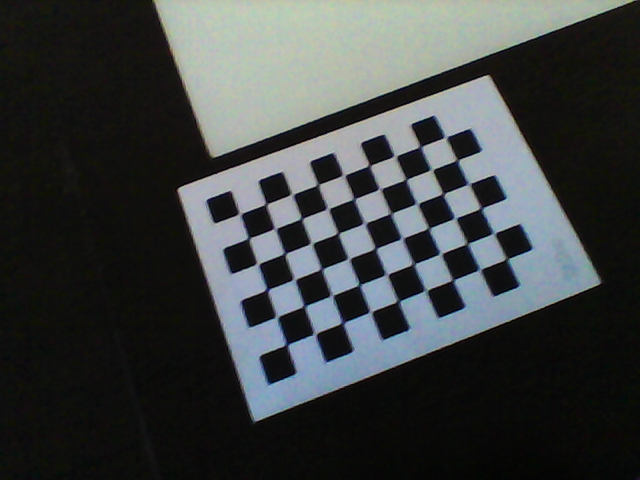
#> input picture dataset/1.png, 640 x 480 px; its folder holds 4 pictures in this run
$ python prueba.py
#> lines starting #> are read from the running program, lines starting #| are printed output that depends on the picture
import cv2
import numpy as np
import glob
# Dataset dir and img format
DATA_DIR = "dataset"
IMG_FORMAT = "/*.png"
# Tamaño del patrón de ajedrez (número de esquinas internas por fila y columna)
CHESSBOARD_SIZE = (6, 9)  # Ajusta según tu patrón
SQUARE_SIZE = 29  # Tamaño de cada cuadro en mm (ajustar según tu patrón)

# Criterios de precisión para el algoritmo de detección de esquinas
criteria = (cv2.TERM_CRITERIA_EPS + cv2.TERM_CRITERIA_MAX_ITER, 30, 0.001)

# Puntos 3D en el espacio real del ajedrez (coordenadas en milímetros)
objp = np.zeros((CHESSBOARD_SIZE[0] * CHESSBOARD_SIZE[1], 3), np.float32)
objp[:, :2] = np.mgrid[0:CHESSBOARD_SIZE[0], 0:CHESSBOARD_SIZE[1]].T.reshape(-1, 2) * SQUARE_SIZE

# Listas para almacenar puntos 3D (mundo real) y puntos 2D (imagen)
objpoints = []  # Puntos 3D
imgpoints = []  # Puntos 2D detectados en las imágenes

# Cargar todas las imágenes de la carpeta "datasheet/"
images = glob.glob(DATA_DIR + IMG_FORMAT)

img = cv2.imread(images[0])  # Leer la primera imagen
#> img is the input picture: shape (480, 640, 3); mean B, G, R 65.5, 65.5, 61.6
height, width = img.shape[:2]  # Obtener dimensiones
#> height = 480; width = 640
image_shape = (width, height)  # OpenCV usa (ancho, alto)
#> image_shape = (640, 480)

for fname in images:
    img = cv2.imread(fname)
    gray = cv2.cvtColor(img, cv2.COLOR_BGR2GRAY)
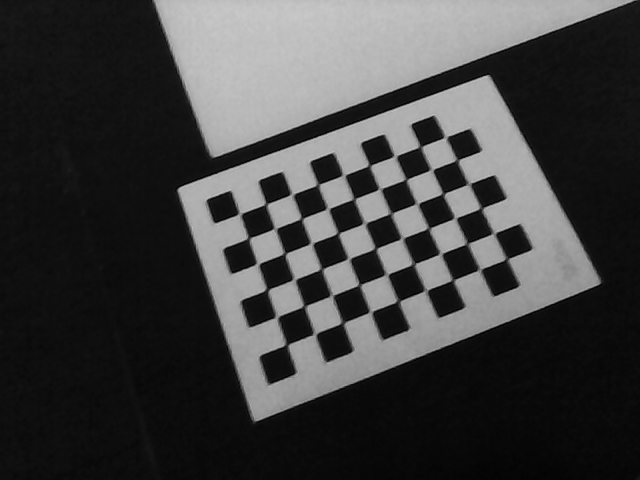
#> gray: shape (480, 640); min 0, max 202, mean 64.3

    # Buscar esquinas del patrón de ajedrez
    ret, corners = cv2.findChessboardCorners(gray, CHESSBOARD_SIZE, None)
#> ret = True; corners = 54 rows, first 8: [287.9, 345.1], [276.5, 317], [268.4, 290.3], [257.5, 264], [248.4, 238], [238.4, 213.2], [316.4, 334.5], [303.3, 305.2]

    if ret:  # Si se encontraron las esquinas
        objpoints.append(objp)
        refined_corners = cv2.cornerSubPix(gray, corners, (11, 11), (-1, -1), criteria)
#> refined_corners = 54 rows, first 8: [286.5, 344.6], [276.6, 317], [267.1, 289.7], [257.6, 263.8], [248.6, 238.3], [239.8, 213.9], [314.6, 333.9], [304.2, 306.2]
        imgpoints.append(refined_corners)
#> pass 2 of the loop `for fname in images:`:
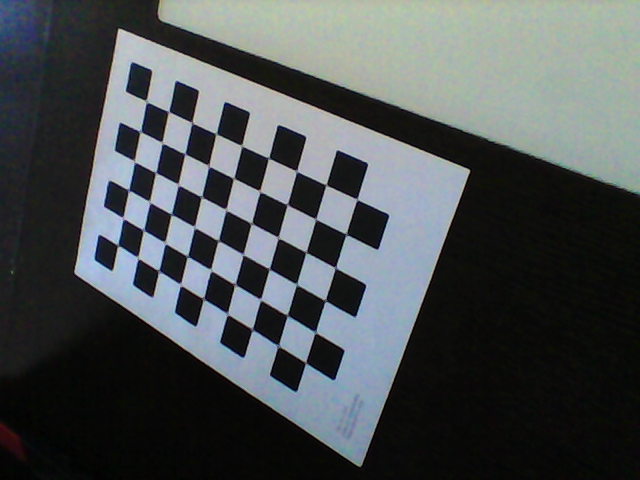
#> input picture dataset/10.png, 640 x 480 px
#> img is the input picture: shape (480, 640, 3); mean B, G, R 82.7, 81.1, 76
#> `gray = cv2.cvtColor(img, cv2.COLOR_BGR2GRAY)`:
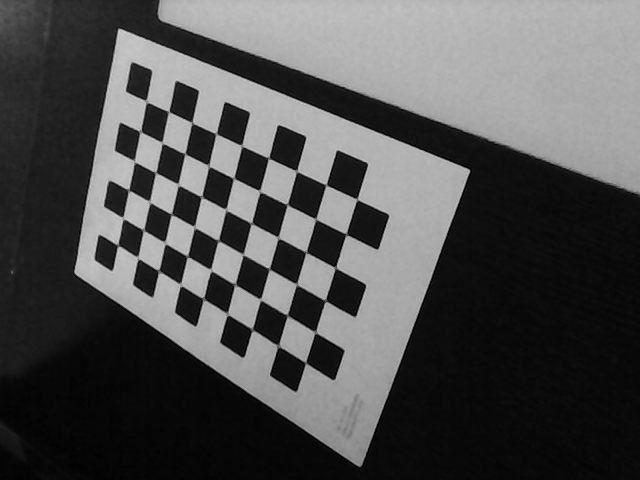
#> gray: shape (480, 640); min 0, max 212, mean 79.7
#> corners = 54 rows, first 8: [118.2, 245.6], [122.2, 216.8], [128.5, 190], [135, 162.6], [140.2, 131.6], [146.3, 101.3], [137, 256.3], [143.2, 230.6]
#> refined_corners = 54 rows, first 8: [117.7, 245.2], [123, 218.1], [128.6, 190.1], [134.4, 161.3], [140.3, 131.5], [146.3, 101.3], [137.8, 257.8], [143.5, 230.2]
#> pass 3 of the loop `for fname in images:`:
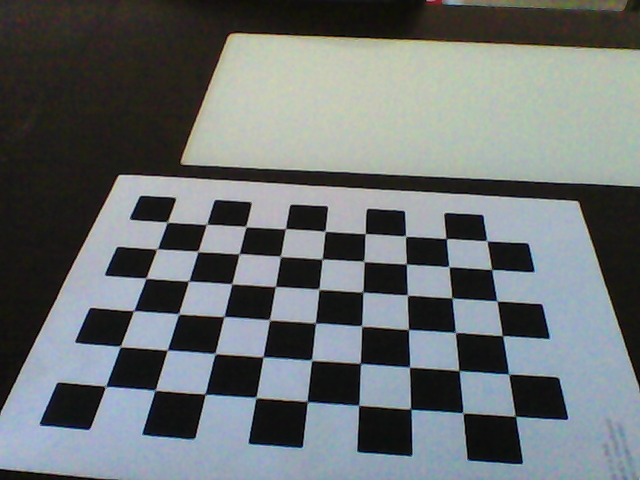
#> input picture dataset/11.png, 640 x 480 px
#> img is the input picture: shape (480, 640, 3); mean B, G, R 112.8, 111.7, 106.1
#> `gray = cv2.cvtColor(img, cv2.COLOR_BGR2GRAY)`:
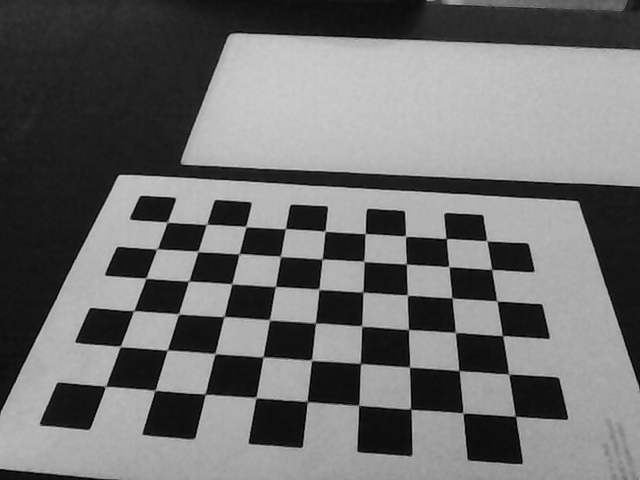
#> gray: shape (480, 640); min 0, max 207, mean 110.1
#> corners = 54 rows, first 8: [104.7, 386.9], [120.3, 346.5], [133.5, 310.7], [145.6, 278.1], [156.9, 248.7], [166.8, 222.3], [154.6, 390.5], [167.1, 350.2]
#> refined_corners = 54 rows, first 8: [105.6, 386.3], [120.2, 346.5], [133.7, 310.6], [146, 278.1], [157, 248.9], [167.2, 222.1], [155, 390.4], [167.2, 350.1]
#> the loop made 4 passes; the first 3 are shown

        # Dibujar las esquinas detectadas
        #cv2.drawChessboardCorners(img, CHESSBOARD_SIZE, refined_corners, ret)
        #cv2.imshow('Detected Chessboard', img)
        #cv2.waitKey(0)
# Calibrar la cámara
ret, camera_matrix, dist_coeffs, rvecs, tvecs = cv2.calibrateCamera(
    objpoints, imgpoints, image_shape, None, None
)

# Mostrar los resultados
print("📷 Matriz de calibración (K):")
print(camera_matrix)

print("\n🎯 Coeficientes de distorsión:")
print(dist_coeffs)

print("\n🔁 Vectores de rotación (uno por imagen):")
print(rvecs)

print("\n📍 Vectores de traslación (uno por imagen):")
print(tvecs)


cv2.destroyAllWindows()
